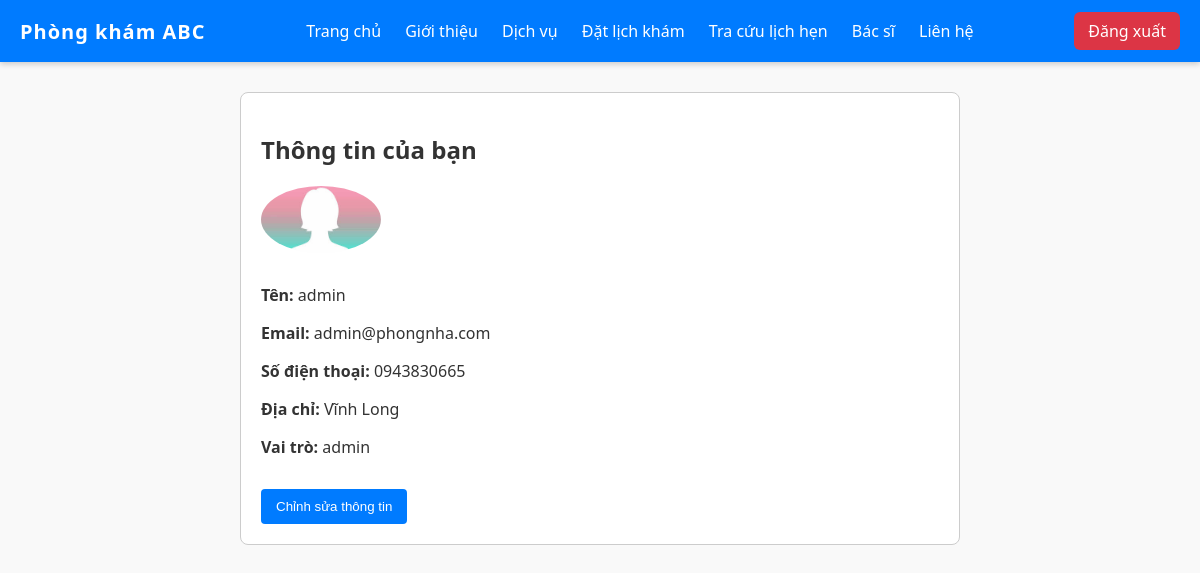
/public/profile.php (signed in), run on the app's committed database.
### tables this page shows
CREATE TABLE `users` (
  `id` int(11) NOT NULL,
  `name` varchar(100) DEFAULT NULL,
  `email` varchar(100) DEFAULT NULL,
  `password` varchar(255) DEFAULT NULL,
  `role` enum('admin','doctor','staff','patient') DEFAULT 'staff',
  `avatar` varchar(255) DEFAULT NULL,
  `created_at` timestamp NOT NULL DEFAULT current_timestamp(),
  `address` text DEFAULT NULL,
  `phone` varchar(20) DEFAULT NULL
);

### public/profile.php (the view, shortened to what this page needs)
<?php
$pdo = new PDO('mysql:host=localhost;dbname=phongnha_db;charset=utf8mb4','root','');
$pdo->setAttribute(PDO::ATTR_ERRMODE, PDO::ERRMODE_EXCEPTION);
$user_id = $_SESSION['user_id'];
$showForm = false;
$stmt = $pdo->prepare("SELECT id, name, email, role, avatar, address, phone FROM users WHERE id=?");
$stmt->execute([$user_id]);
$user = $stmt->fetch(PDO::FETCH_ASSOC);
?>
<!DOCTYPE html>
<html lang="vi">
<head>
<link rel="stylesheet" href="style_client.css">
</head>
<body>
<header class="topbar">
  <div class="logo">Phòng khám ABC</div>
  <nav>
    <a href="index.php">Trang chủ</a>
    <a href="about.php">Giới thiệu</a>
    <a href="dichvu.php">Dịch vụ</a>
    <a href="booking.php">Đặt lịch khám</a>
    <a href="lookup.php">Tra cứu lịch hẹn</a>
    <a href="doctors.php">Bác sĩ</a>
    <a href="contact.php">Liên hệ</a>
  </nav>
  <div class="actions">
    <a href="logout.php" class="btn-logout">Đăng xuất</a>
  </div>
</header>
<div class="container">
  <div class="card">
    <h2>Thông tin của bạn</h2>
    <?php if ($user['avatar']): ?>
      <img src="<?= htmlspecialchars($user['avatar']) ?>" class="avatar" alt="Avatar">
    <?php endif; ?>
    <p><strong>Tên:</strong> <?= htmlspecialchars($user['name']) ?></p>
    <p><strong>Email:</strong> <?= htmlspecialchars($user['email']) ?></p>
    <p><strong>Số điện thoại:</strong> <?= htmlspecialchars($user['phone']) ?></p>
    <p><strong>Địa chỉ:</strong> <?= htmlspecialchars($user['address']) ?></p>
    <p><strong>Vai trò:</strong> <?= htmlspecialchars($user['role']) ?></p>
    <?php if ($showForm): ?>
      <form method="post" enctype="multipart/form-data">
        <label>Tên:</label>
        <input type="text" name="name" value="<?= htmlspecialchars($user['name']) ?>" required>
        <label>Email:</label>
        <input type="email" name="email" value="<?= htmlspecialchars($user['email']) ?>" required>
        <label>Số điện thoại:</label>
        <input type="text" name="phone" value="<?= htmlspecialchars($user['phone']) ?>">
        <label>Mật khẩu mới (nếu muốn đổi):</label>
        <input type="password" name="password">
        <label>Ảnh đại diện:</label>
        <input type="file" name="avatar" accept="image/*">
        <label>Địa chỉ:</label>
        <textarea name="address"><?= htmlspecialchars($user['address']) ?></textarea>
        <button type="submit" name="update">Cập nhật</button>
      </form>
    <?php else: ?>
      <form method="post">
        <button type="submit" name="edit">Chỉnh sửa thông tin</button>
      </form>
    <?php endif; ?>
  </div>
</div>
</body>
</html>

### public/style_client.css (style rules this page uses)
body { margin: 0; font-family: 'Segoe UI', Arial, sans-serif; background: #f9f9f9; color: #333; }
header { background: linear-gradient(90deg, #007BFF, #00C6FF); color: white; padding: 15px 30px; display: flex; justify-content: space-between; align-items: center; box-shadow: 0 2px 8px rgba(0,0,0,0.15); }
.logo { font-size: 22px; font-weight: bold; letter-spacing: 1px; }
nav a { color: white; margin: 0 12px; text-decoration: none; font-weight: 500; transition: color 0.3s; }
.topbar { background:#007BFF; color:#fff; padding:12px 20px; display:flex; justify-content:space-between; align-items:center; box-shadow:0 2px 6px rgba(0,0,0,0.2); }
.topbar .logo { font-size:20px; font-weight:bold; }
.topbar nav a { color:#fff; margin:0 10px; text-decoration:none; font-weight:500; transition:color 0.3s; }
.actions { display:flex; gap:10px; }
.btn-back, .btn-logout { padding:8px 14px; border:none; border-radius:6px; cursor:pointer; font-weight:500; text-decoration:none; }
.btn-logout { background:#dc3545; color:#fff; }

### public/profile.php (style rules this page uses)
.container { width:60%; margin:30px auto; }
.card { background:#fff; padding:20px; border:1px solid #ccc; border-radius:8px; }
img.avatar { max-width:120px; border-radius:50%; margin-bottom:10px; }
button { margin-top:15px; padding:10px 15px; background:#007bff; color:#fff; border:none; border-radius:4px; cursor:pointer; }
.topbar { background:#007BFF; color:#fff; padding:12px 20px; display:flex; justify-content:space-between; align-items:center; }
.topbar .logo { font-size:20px; font-weight:bold; }
.topbar nav a { color:#fff; margin:0 10px; text-decoration:none; font-weight:500; }
.actions { display:flex; gap:10px; }
.btn-back, .btn-logout { padding:8px 14px; border:none; border-radius:6px; cursor:pointer; font-weight:500; text-decoration:none; }
.btn-logout { background:#dc3545; color:#fff; }

### data on the page
users: avatar (picture), name "admin", email "admin@phongnha.com", phone "0943830665", address "Vĩnh Long", role "admin"
